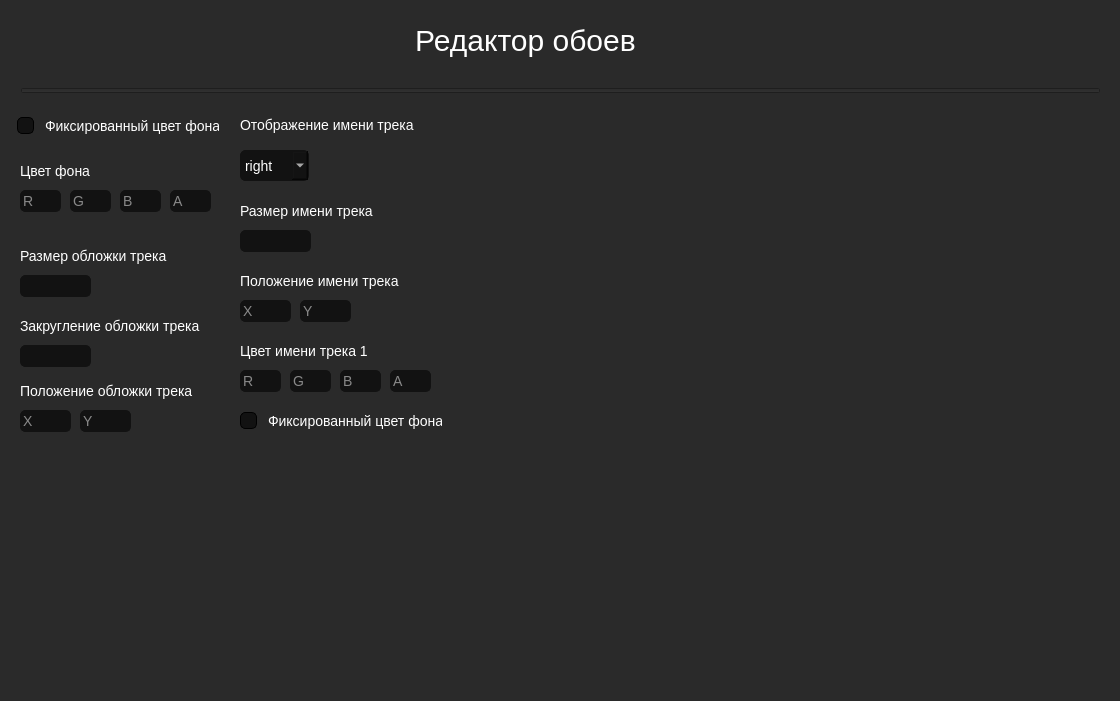
<?xml version="1.0" encoding="UTF-8"?>
<ui version="4.0">
 <class>Dialog</class>
 <widget class="QDialog" name="Dialog">
  <property name="geometry">
   <rect>
    <x>0</x>
    <y>0</y>
    <width>1120</width>
    <height>701</height>
   </rect>
  </property>
  <property name="windowTitle">
   <string>Dialog</string>
  </property>
  <property name="styleSheet">
   <string notr="true">background-color: rgb(42, 42, 42);
color: white;
font-size: 14px;</string>
  </property>
  <widget class="QDialogButtonBox" name="buttonBox">
   <property name="geometry">
    <rect>
     <x>960</x>
     <y>710</y>
     <width>156</width>
     <height>27</height>
    </rect>
   </property>
   <property name="styleSheet">
    <string notr="true">background-color: rgb(18, 18, 18);
color: rgb(255, 255, 255);</string>
   </property>
   <property name="orientation">
    <enum>Qt::Orientation::Horizontal</enum>
   </property>
   <property name="standardButtons">
    <set>QDialogButtonBox::StandardButton::Cancel|QDialogButtonBox::StandardButton::Ok</set>
   </property>
  </widget>
  <widget class="QLabel" name="label_2">
   <property name="geometry">
    <rect>
     <x>20</x>
     <y>155</y>
     <width>181</width>
     <height>31</height>
    </rect>
   </property>
   <property name="text">
    <string>Цвет фона</string>
   </property>
  </widget>
  <widget class="QComboBox" name="comboBox">
   <property name="geometry">
    <rect>
     <x>240</x>
     <y>150</y>
     <width>69</width>
     <height>31</height>
    </rect>
   </property>
   <property name="styleSheet">
    <string notr="true">color: white;
border:1px solid rgb(18, 18, 18);
border-radius: 5px;
background-color: rgb(18, 18, 18);</string>
   </property>
   <item>
    <property name="text">
     <string>right</string>
    </property>
   </item>
   <item>
    <property name="text">
     <string>left</string>
    </property>
   </item>
   <item>
    <property name="text">
     <string>up</string>
    </property>
   </item>
   <item>
    <property name="text">
     <string>down</string>
    </property>
   </item>
  </widget>
  <widget class="QLineEdit" name="lineEdit">
   <property name="geometry">
    <rect>
     <x>20</x>
     <y>190</y>
     <width>41</width>
     <height>22</height>
    </rect>
   </property>
   <property name="styleSheet">
    <string notr="true">color: white;
border:1px solid rgb(18, 18, 18);
border-radius: 5px;
background-color: rgb(18, 18, 18);</string>
   </property>
   <property name="placeholderText">
    <string>R</string>
   </property>
  </widget>
  <widget class="QLineEdit" name="lineEdit_4">
   <property name="geometry">
    <rect>
     <x>170</x>
     <y>190</y>
     <width>41</width>
     <height>22</height>
    </rect>
   </property>
   <property name="styleSheet">
    <string notr="true">color: white;
border:1px solid rgb(18, 18, 18);
border-radius: 5px;
background-color: rgb(18, 18, 18);</string>
   </property>
   <property name="placeholderText">
    <string>A</string>
   </property>
  </widget>
  <widget class="QWidget" name="layoutWidget">
   <property name="geometry">
    <rect>
     <x>17</x>
     <y>115</y>
     <width>202</width>
     <height>21</height>
    </rect>
   </property>
   <layout class="QHBoxLayout" name="horizontalLayout_3">
    <property name="spacing">
     <number>5</number>
    </property>
    <item>
     <widget class="QCheckBox" name="checkBox">
      <property name="styleSheet">
       <string notr="true">QCheckBox::indicator {
	width: 15px;
	height: 15px;
	background-color: rgb(18, 18, 18);
	border: 1px solid;
	border-radius: 5px;
} QCheckBox::indicator::checked {
	background-color: white;
}</string>
      </property>
      <property name="text">
       <string/>
      </property>
      <property name="iconSize">
       <size>
        <width>18</width>
        <height>18</height>
       </size>
      </property>
      <property name="checked">
       <bool>false</bool>
      </property>
      <property name="tristate">
       <bool>false</bool>
      </property>
     </widget>
    </item>
    <item>
     <widget class="QLabel" name="label">
      <property name="styleSheet">
       <string notr="true"/>
      </property>
      <property name="text">
       <string>Фиксированный цвет фона</string>
      </property>
     </widget>
    </item>
   </layout>
  </widget>
  <widget class="QLineEdit" name="lineEdit_2">
   <property name="geometry">
    <rect>
     <x>70</x>
     <y>190</y>
     <width>41</width>
     <height>22</height>
    </rect>
   </property>
   <property name="styleSheet">
    <string notr="true">color: white;
border:1px solid rgb(18, 18, 18);
border-radius: 5px;
background-color: rgb(18, 18, 18);</string>
   </property>
   <property name="placeholderText">
    <string>G</string>
   </property>
  </widget>
  <widget class="QLabel" name="label_3">
   <property name="geometry">
    <rect>
     <x>240</x>
     <y>116</y>
     <width>191</width>
     <height>18</height>
    </rect>
   </property>
   <property name="minimumSize">
    <size>
     <width>0</width>
     <height>18</height>
    </size>
   </property>
   <property name="maximumSize">
    <size>
     <width>999</width>
     <height>50</height>
    </size>
   </property>
   <property name="text">
    <string>Отображение имени трека</string>
   </property>
  </widget>
  <widget class="QLineEdit" name="lineEdit_3">
   <property name="geometry">
    <rect>
     <x>120</x>
     <y>190</y>
     <width>41</width>
     <height>22</height>
    </rect>
   </property>
   <property name="styleSheet">
    <string notr="true">color: white;
border:1px solid rgb(18, 18, 18);
border-radius: 5px;
background-color: rgb(18, 18, 18);</string>
   </property>
   <property name="placeholderText">
    <string>B</string>
   </property>
  </widget>
  <widget class="QLabel" name="label_4">
   <property name="geometry">
    <rect>
     <x>240</x>
     <y>10</y>
     <width>571</width>
     <height>61</height>
    </rect>
   </property>
   <property name="styleSheet">
    <string notr="true">font-size: 30px</string>
   </property>
   <property name="text">
    <string>Редактор обоев</string>
   </property>
   <property name="alignment">
    <set>Qt::AlignmentFlag::AlignCenter</set>
   </property>
  </widget>
  <widget class="QSlider" name="horizontalSlider">
   <property name="geometry">
    <rect>
     <x>20</x>
     <y>80</y>
     <width>1081</width>
     <height>22</height>
    </rect>
   </property>
   <property name="styleSheet">
    <string notr="true">QSlider::handle:horizontal {
	border-radius: 0;      
}
QSlider::add-page:horizontal {
	color: white;
}
QSlider::sub-page:horizontal {
	color: white;
}</string>
   </property>
   <property name="orientation">
    <enum>Qt::Orientation::Horizontal</enum>
   </property>
  </widget>
  <widget class="QLineEdit" name="lineEdit_5">
   <property name="geometry">
    <rect>
     <x>20</x>
     <y>275</y>
     <width>71</width>
     <height>22</height>
    </rect>
   </property>
   <property name="styleSheet">
    <string notr="true">color: white;
border:1px solid rgb(18, 18, 18);
border-radius: 5px;
background-color: rgb(18, 18, 18);</string>
   </property>
   <property name="placeholderText">
    <string/>
   </property>
  </widget>
  <widget class="QLabel" name="label_5">
   <property name="geometry">
    <rect>
     <x>20</x>
     <y>240</y>
     <width>181</width>
     <height>31</height>
    </rect>
   </property>
   <property name="text">
    <string>Размер обложки трека</string>
   </property>
  </widget>
  <widget class="QLineEdit" name="lineEdit_6">
   <property name="geometry">
    <rect>
     <x>20</x>
     <y>345</y>
     <width>71</width>
     <height>22</height>
    </rect>
   </property>
   <property name="styleSheet">
    <string notr="true">color: white;
border:1px solid rgb(18, 18, 18);
border-radius: 5px;
background-color: rgb(18, 18, 18);</string>
   </property>
   <property name="placeholderText">
    <string/>
   </property>
  </widget>
  <widget class="QLabel" name="label_6">
   <property name="geometry">
    <rect>
     <x>20</x>
     <y>310</y>
     <width>181</width>
     <height>31</height>
    </rect>
   </property>
   <property name="text">
    <string>Закругление обложки трека</string>
   </property>
  </widget>
  <widget class="QLineEdit" name="lineEdit_7">
   <property name="geometry">
    <rect>
     <x>80</x>
     <y>410</y>
     <width>51</width>
     <height>22</height>
    </rect>
   </property>
   <property name="styleSheet">
    <string notr="true">color: white;
border:1px solid rgb(18, 18, 18);
border-radius: 5px;
background-color: rgb(18, 18, 18);</string>
   </property>
   <property name="placeholderText">
    <string>Y</string>
   </property>
  </widget>
  <widget class="QLineEdit" name="lineEdit_8">
   <property name="geometry">
    <rect>
     <x>20</x>
     <y>410</y>
     <width>51</width>
     <height>22</height>
    </rect>
   </property>
   <property name="styleSheet">
    <string notr="true">color: white;
border:1px solid rgb(18, 18, 18);
border-radius: 5px;
background-color: rgb(18, 18, 18);</string>
   </property>
   <property name="placeholderText">
    <string>X</string>
   </property>
  </widget>
  <widget class="QLabel" name="label_7">
   <property name="geometry">
    <rect>
     <x>20</x>
     <y>375</y>
     <width>181</width>
     <height>31</height>
    </rect>
   </property>
   <property name="text">
    <string>Положение обложки трека</string>
   </property>
  </widget>
  <widget class="QLineEdit" name="lineEdit_9">
   <property name="geometry">
    <rect>
     <x>240</x>
     <y>230</y>
     <width>71</width>
     <height>22</height>
    </rect>
   </property>
   <property name="styleSheet">
    <string notr="true">color: white;
border:1px solid rgb(18, 18, 18);
border-radius: 5px;
background-color: rgb(18, 18, 18);</string>
   </property>
   <property name="placeholderText">
    <string/>
   </property>
  </widget>
  <widget class="QLabel" name="label_8">
   <property name="geometry">
    <rect>
     <x>240</x>
     <y>195</y>
     <width>181</width>
     <height>31</height>
    </rect>
   </property>
   <property name="text">
    <string>Размер имени трека</string>
   </property>
  </widget>
  <widget class="QLineEdit" name="lineEdit_10">
   <property name="geometry">
    <rect>
     <x>300</x>
     <y>300</y>
     <width>51</width>
     <height>22</height>
    </rect>
   </property>
   <property name="styleSheet">
    <string notr="true">color: white;
border:1px solid rgb(18, 18, 18);
border-radius: 5px;
background-color: rgb(18, 18, 18);</string>
   </property>
   <property name="placeholderText">
    <string>Y</string>
   </property>
  </widget>
  <widget class="QLineEdit" name="lineEdit_11">
   <property name="geometry">
    <rect>
     <x>240</x>
     <y>300</y>
     <width>51</width>
     <height>22</height>
    </rect>
   </property>
   <property name="styleSheet">
    <string notr="true">color: white;
border:1px solid rgb(18, 18, 18);
border-radius: 5px;
background-color: rgb(18, 18, 18);</string>
   </property>
   <property name="placeholderText">
    <string>X</string>
   </property>
  </widget>
  <widget class="QLabel" name="label_9">
   <property name="geometry">
    <rect>
     <x>240</x>
     <y>265</y>
     <width>181</width>
     <height>31</height>
    </rect>
   </property>
   <property name="text">
    <string>Положение имени трека</string>
   </property>
  </widget>
  <widget class="QLineEdit" name="lineEdit_12">
   <property name="geometry">
    <rect>
     <x>390</x>
     <y>370</y>
     <width>41</width>
     <height>22</height>
    </rect>
   </property>
   <property name="styleSheet">
    <string notr="true">color: white;
border:1px solid rgb(18, 18, 18);
border-radius: 5px;
background-color: rgb(18, 18, 18);</string>
   </property>
   <property name="placeholderText">
    <string>A</string>
   </property>
  </widget>
  <widget class="QLineEdit" name="lineEdit_13">
   <property name="geometry">
    <rect>
     <x>340</x>
     <y>370</y>
     <width>41</width>
     <height>22</height>
    </rect>
   </property>
   <property name="styleSheet">
    <string notr="true">color: white;
border:1px solid rgb(18, 18, 18);
border-radius: 5px;
background-color: rgb(18, 18, 18);</string>
   </property>
   <property name="placeholderText">
    <string>B</string>
   </property>
  </widget>
  <widget class="QLineEdit" name="lineEdit_14">
   <property name="geometry">
    <rect>
     <x>290</x>
     <y>370</y>
     <width>41</width>
     <height>22</height>
    </rect>
   </property>
   <property name="styleSheet">
    <string notr="true">color: white;
border:1px solid rgb(18, 18, 18);
border-radius: 5px;
background-color: rgb(18, 18, 18);</string>
   </property>
   <property name="placeholderText">
    <string>G</string>
   </property>
  </widget>
  <widget class="QLineEdit" name="lineEdit_15">
   <property name="geometry">
    <rect>
     <x>240</x>
     <y>370</y>
     <width>41</width>
     <height>22</height>
    </rect>
   </property>
   <property name="styleSheet">
    <string notr="true">color: white;
border:1px solid rgb(18, 18, 18);
border-radius: 5px;
background-color: rgb(18, 18, 18);</string>
   </property>
   <property name="placeholderText">
    <string>R</string>
   </property>
  </widget>
  <widget class="QLabel" name="label_10">
   <property name="geometry">
    <rect>
     <x>240</x>
     <y>335</y>
     <width>181</width>
     <height>31</height>
    </rect>
   </property>
   <property name="text">
    <string>Цвет имени трека 1</string>
   </property>
  </widget>
  <widget class="QWidget" name="layoutWidget_2">
   <property name="geometry">
    <rect>
     <x>240</x>
     <y>410</y>
     <width>202</width>
     <height>21</height>
    </rect>
   </property>
   <layout class="QHBoxLayout" name="horizontalLayout_4">
    <property name="spacing">
     <number>5</number>
    </property>
    <item>
     <widget class="QCheckBox" name="checkBox_2">
      <property name="styleSheet">
       <string notr="true">QCheckBox::indicator {
	width: 15px;
	height: 15px;
	background-color: rgb(18, 18, 18);
	border: 1px solid;
	border-radius: 5px;
} QCheckBox::indicator::checked {
	background-color: white;
}</string>
      </property>
      <property name="text">
       <string/>
      </property>
      <property name="iconSize">
       <size>
        <width>18</width>
        <height>18</height>
       </size>
      </property>
      <property name="checked">
       <bool>false</bool>
      </property>
      <property name="tristate">
       <bool>false</bool>
      </property>
     </widget>
    </item>
    <item>
     <widget class="QLabel" name="label_11">
      <property name="styleSheet">
       <string notr="true"/>
      </property>
      <property name="text">
       <string>Фиксированный цвет фона</string>
      </property>
     </widget>
    </item>
   </layout>
  </widget>
 </widget>
 <resources/>
 <connections>
  <connection>
   <sender>buttonBox</sender>
   <signal>accepted()</signal>
   <receiver>Dialog</receiver>
   <slot>accept()</slot>
   <hints>
    <hint type="sourcelabel">
     <x>248</x>
     <y>254</y>
    </hint>
    <hint type="destinationlabel">
     <x>157</x>
     <y>274</y>
    </hint>
   </hints>
  </connection>
  <connection>
   <sender>buttonBox</sender>
   <signal>rejected()</signal>
   <receiver>Dialog</receiver>
   <slot>reject()</slot>
   <hints>
    <hint type="sourcelabel">
     <x>316</x>
     <y>260</y>
    </hint>
    <hint type="destinationlabel">
     <x>286</x>
     <y>274</y>
    </hint>
   </hints>
  </connection>
 </connections>
</ui>
